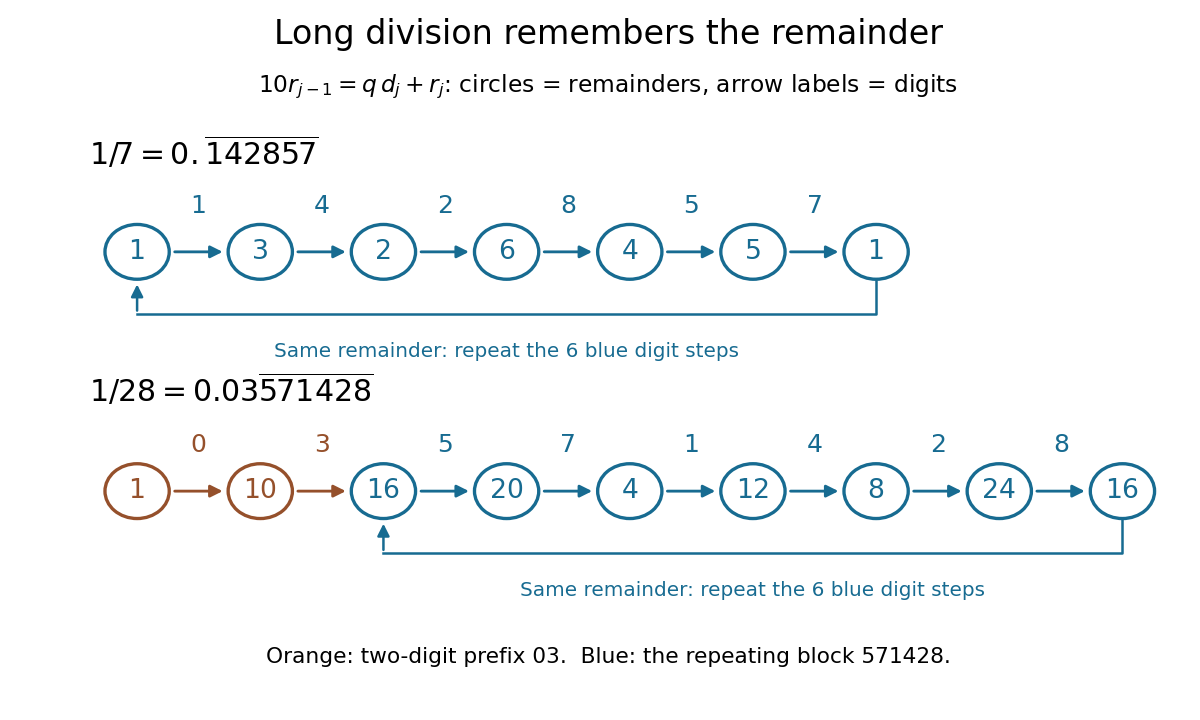

The script that drew this image:
"""Draw exact long-division states; Python 3.14, matplotlib 3.10.7.

Run from _media; the PNG is written to the current working directory.
"""

from pathlib import Path

import matplotlib.pyplot as plt
from matplotlib.patches import Circle, FancyArrowPatch


def division_states(denominator):
    states, digits, seen = [], [], {}
    remainder = 1
    while remainder not in seen and remainder != 0:
        seen[remainder] = len(states)
        states.append(remainder)
        digit, remainder = divmod(10 * remainder, denominator)
        digits.append(digit)
    return states, digits, seen.get(remainder), remainder


def row(ax, denominator, y):
    states, digits, start, repeated = division_states(denominator)
    all_states = states + [repeated]
    xs = [0.8 + 1.15 * j for j in range(len(all_states))]
    for j, (x, remainder) in enumerate(zip(xs, all_states)):
        prefix = j < start
        color = "#95502b" if prefix else "#176b91"
        ax.add_patch(Circle((x, y), 0.30, fc="white", ec=color, lw=2))
        ax.text(x, y, str(remainder), ha="center", va="center", fontsize=16, color=color)
        if j < len(digits):
            ax.add_patch(FancyArrowPatch((x + 0.32, y), (xs[j + 1] - 0.32, y),
                                        arrowstyle="-|>", mutation_scale=15, lw=1.7, color=color))
            ax.text(x + 0.575, y + 0.43, str(digits[j]), ha="center", fontsize=15, color=color)
    ax.plot([xs[-1], xs[-1], xs[start]], [y - 0.32, y - 0.68, y - 0.68],
            lw=1.5, color="#176b91")
    ax.add_patch(FancyArrowPatch((xs[start], y - 0.68), (xs[start], y - 0.32),
                                arrowstyle="-|>", mutation_scale=15, lw=1.5, color="#176b91"))
    ax.text((xs[-1] + xs[start]) / 2, y - 1.15,
            f"Same remainder: repeat the {len(states) - start} blue digit steps",
            ha="center", fontsize=12, color="#176b91")
    return states, digits


def main():
    fig, ax = plt.subplots(figsize=(10.0, 6.0), dpi=120)
    fig.patch.set_facecolor("white")
    ax.set(xlim=(-0.2, 10.5), ylim=(-1.65, 5.8))
    ax.axis("off")
    ax.text(5.2, 5.48, "Long division remembers the remainder", ha="center", fontsize=20)
    ax.text(5.2, 4.95, r"$10r_{j-1}=q\,d_j+r_j$: circles = remainders, arrow labels = digits",
            ha="center", fontsize=14)
    ax.text(0.35, 4.15, r"$1/7=0.\overline{142857}$", fontsize=18)
    row(ax, 7, 3.2)
    ax.text(0.35, 1.56, r"$1/28=0.03\overline{571428}$", fontsize=18)
    row(ax, 28, 0.58)
    ax.text(5.2, -1.3, "Orange: two-digit prefix 03.  Blue: the repeating block 571428.",
            ha="center", fontsize=13)
    fig.subplots_adjust(left=0.025, right=0.98, bottom=0.035, top=0.98)
    fig.savefig(Path.cwd() / (Path(__file__).stem + ".png"), facecolor="white", transparent=False)
    plt.close(fig)


if __name__ == "__main__":
    main()
